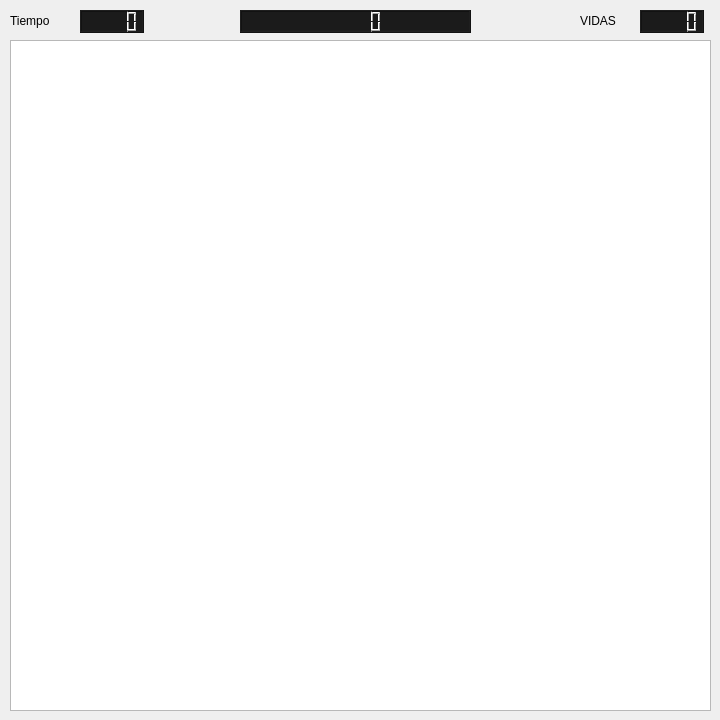
<?xml version="1.0" encoding="UTF-8"?>
<ui version="4.0">
 <class>Interfaz</class>
 <widget class="QMainWindow" name="Interfaz">
  <property name="geometry">
   <rect>
    <x>0</x>
    <y>0</y>
    <width>720</width>
    <height>720</height>
   </rect>
  </property>
  <property name="minimumSize">
   <size>
    <width>720</width>
    <height>720</height>
   </size>
  </property>
  <property name="maximumSize">
   <size>
    <width>720</width>
    <height>720</height>
   </size>
  </property>
  <property name="windowTitle">
   <string>Bomberman</string>
  </property>
  <property name="windowIcon">
   <iconset>
    <normaloff>imagenes/icono.ico</normaloff>imagenes/icono.ico</iconset>
  </property>
  <widget class="QWidget" name="centralwidget">
   <widget class="QGraphicsView" name="graphicsView">
    <property name="enabled">
     <bool>true</bool>
    </property>
    <property name="geometry">
     <rect>
      <x>10</x>
      <y>40</y>
      <width>701</width>
      <height>671</height>
     </rect>
    </property>
    <property name="verticalScrollBarPolicy">
     <enum>Qt::ScrollBarAlwaysOff</enum>
    </property>
    <property name="horizontalScrollBarPolicy">
     <enum>Qt::ScrollBarAlwaysOff</enum>
    </property>
    <property name="backgroundBrush">
     <brush brushstyle="SolidPattern">
      <color alpha="255">
       <red>170</red>
       <green>170</green>
       <blue>170</blue>
      </color>
     </brush>
    </property>
   </widget>
   <widget class="QLabel" name="label_time">
    <property name="geometry">
     <rect>
      <x>10</x>
      <y>0</y>
      <width>61</width>
      <height>41</height>
     </rect>
    </property>
    <property name="styleSheet">
     <string notr="true">font: 20pt &quot;Bebas Neue&quot;;</string>
    </property>
    <property name="text">
     <string>Tiempo</string>
    </property>
   </widget>
   <widget class="QLCDNumber" name="lcd_time">
    <property name="geometry">
     <rect>
      <x>80</x>
      <y>10</y>
      <width>64</width>
      <height>23</height>
     </rect>
    </property>
    <property name="styleSheet">
     <string notr="true">background-color: rgb(27, 27, 27);</string>
    </property>
   </widget>
   <widget class="QLCDNumber" name="lcd_score">
    <property name="geometry">
     <rect>
      <x>240</x>
      <y>10</y>
      <width>231</width>
      <height>23</height>
     </rect>
    </property>
    <property name="styleSheet">
     <string notr="true">background-color: rgb(27, 27, 27);</string>
    </property>
   </widget>
   <widget class="QLabel" name="label_lifes">
    <property name="geometry">
     <rect>
      <x>580</x>
      <y>0</y>
      <width>51</width>
      <height>41</height>
     </rect>
    </property>
    <property name="styleSheet">
     <string notr="true">font: 20pt &quot;Bebas Neue&quot;;</string>
    </property>
    <property name="text">
     <string>VIDAS</string>
    </property>
   </widget>
   <widget class="QLCDNumber" name="lcd_lifes">
    <property name="geometry">
     <rect>
      <x>640</x>
      <y>10</y>
      <width>64</width>
      <height>23</height>
     </rect>
    </property>
    <property name="styleSheet">
     <string notr="true">background-color: rgb(27, 27, 27);</string>
    </property>
   </widget>
  </widget>
 </widget>
 <resources/>
 <connections/>
</ui>
